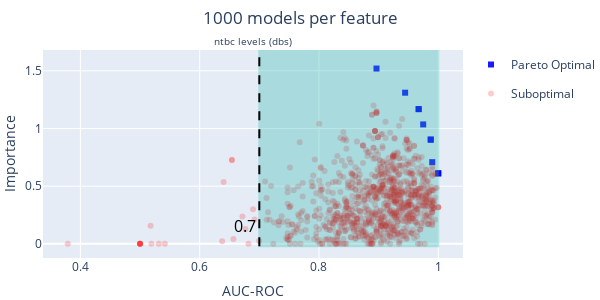

Source (notebook cell):
### Code cell
def plot_all_studies(studies, auc_cutoff, s_cutoff, main_title="", size=None):
    # Calculate average "S" for Pareto optimal trials with AUC > auc_cutoff in each study
    study_avg_S = []
    for study in studies:
        solutions = TwoObjectiveSolutions(study, auc_cutoff, s_cutoff)
        solutions.generate_dataframes()
        pareto_trials = solutions.df[(solutions.df['pareto'] == True) & (solutions.df['AUC'] > auc_cutoff)]
        avg_S = pareto_trials['S'].mean() if not pareto_trials.empty else 0
        study_avg_S.append((study, avg_S))
    
    # Sort studies based on average "S"
    study_avg_S.sort(key=lambda x: x[1], reverse=True)

    num_studies = len(studies)
    num_cols = num_studies if num_studies <= 3 else num_studies // 3 + (num_studies % 3 > 0)
    
    fig = make_subplots(rows=num_cols, cols=1, subplot_titles=[study[0].study_name.replace(" (Alpha-Fet)", "") for study in study_avg_S])
    #fig = make_subplots(rows=1, cols=num_studies, subplot_titles=[study[0].study_name for study in study_avg_S])

    
    max_y = -float('inf')
    min_x = float('inf')
    max_x = -float('inf')

    # Iterate over each study
    for i, (study, _) in enumerate(study_avg_S):
        solutions = TwoObjectiveSolutions(study, auc_cutoff, s_cutoff)
        solutions.generate_dataframes()

        # update the max_y, min_x and max_x for the y-axes and x-axes range 
        max_y = max(max_y, solutions.df["S"].max())
        min_x = min(min_x, solutions.df["AUC"].min())
        max_x = 1.01*max(max_x, solutions.df["AUC"].max())

        # Pareto optimal trials
        pareto_df = solutions.df[solutions.df['pareto'] == True]
        fig.add_trace(go.Scatter(x=pareto_df["AUC"], y=pareto_df["S"], mode='markers', marker_symbol='square', name='Pareto Optimal', legendgroup="group1", marker=dict(color='blue', opacity=0.9), showlegend=(i == 0)), row=(i%3)+1, col=(i//3)+1)
    #fig.add_trace(go.Scatter(x=pareto_df["AUC"], y=pareto_df["S"], mode='markers', marker_symbol='square', name='Pareto Optimal Trials', legendgroup="group1", marker=dict(color='blue', opacity=0.9), showlegend=(i == 0)), row=1, col=i+1)

        # Other trials
        other_trials_df = solutions.df[solutions.df['pareto'] == False]
        fig.add_trace(go.Scatter(x=other_trials_df["AUC"], y=other_trials_df["S"], mode='markers', name='Suboptimal', legendgroup="group2", marker=dict(color='red', opacity=0.2), showlegend=(i == 0)), row=(i%3)+1, col=(i//3)+1)

        # Add rectangle. Note that y1 = 1.1*max_y to ensure the rectangle reaches the end of y-axis in all subplots.
        fig.add_shape(type="rect",
              x0=solutions.auc_cutoff, y0=-0.02,  # y0 = minimum of y-axis range
              x1=1.0, y1=1.1*max_y,  # x1 = 1.0 (end of normalized x-axis), y1 = maximum of y-axis range
              line=dict(color="LightSeaGreen", width=2),
              fillcolor="LightSeaGreen", opacity=0.3,
              row=(i%3)+1, col=(i//3)+1)
        fig.add_shape(type="line",
                  x0=0.7, y0=-0.02,
                  x1=0.7, y1=1.1*max_y,
                  line=dict(color="Black", width=2, dash='dash'),
                  row=(i%3)+1, col=(i//3)+1)

        
        fig.update_yaxes(title_text='Importance', row=(i%3)+1, col=(i//3)+1)
        fig.update_xaxes(title_text='AUC-ROC', row=(i%3)+1, col=(i//3)+1)

    # Update layout to remove margins, show legend, and set main title
    fig.update_layout(
          autosize=False if size else True,
        width=size[0] if size else None,
        height=size[1] if size else None,
        margin=dict(l=0, r=0, t=50, b=0),  # increased top margin
        showlegend=True,
        title={
            'text': main_title,
            'y':.96,
            'x':0.5,
            'xanchor': 'center',
            'yanchor': 'top'}
    )
    
    # Update annotations (subplot titles) to decrease font size
    fig.update_annotations(dict(
            xref="paper",
            yref="paper",
            showarrow=False,
            font=dict(size=10),  # decrease font size to 10
    ))
    # fig.update_yaxes(title_text='Importance', row=(i%3)+1, col=(i//3)+1)
    # fig.update_xaxes(title_text='AUC-ROC', row=(i%3)+1, col=(i//3)+1)
    
    fig.add_annotation(
        x=0.76, y=0.1*max_y,  # this sets the position of the text
        text="0.7",  # this is the text to be displayed
        showarrow=False,  # this ensures that there's no arrow pointing from the text to the position
        xshift=-50,  # shifts the text 50 units to the left
        font=dict(
            size=16,  # sets the font size
            color="Black"  # sets the font color
        ),
        row=(i%3)+1, col=(i//3)+1)
    fig.show()
    return fig

import plotly.io as pio


fig =plot_all_studies([chile[1]], .7, 0, '1000 models per feature', size=(600, 300))
#plot_all_studies(rome, .75, 0, 'rome') 
#plot_all_studies(flor, .75, 0, 'flor') 
# plot_all_studies(italy, .75, 0, 'italy') 
dpi = 300
pio.write_image(fig, 'aa1.png', format='png', scale=dpi/96)

### Figure 1 — Plotly figure (JSON) as saved in the notebook; plotly's stock layout.template omitted (floating-point values rounded to 4 significant figures; data arrays with more than 128 entries replaced by an {"elided": "..."} marker saying what was removed)
{"data": [{"legendgroup": "group1", "marker": {"color": "blue", "opacity": 0.9, "symbol": "square"}, "mode": "markers", "name": "Pareto Optimal", "showlegend": true, "type": "scatter", "x": [0.9672, 0.9672, 0.9899, 1, 0.9874, 0.9874, 0.8965, 1, 0.9747, 0.9444], "xaxis": "x", "y": [1.168, 1.168, 0.708, 0.6111, 0.9035, 0.9035, 1.519, 0.6111, 1.035, 1.31], "yaxis": "y"}, {"legendgroup": "group2", "marker": {"color": "red", "opacity": 0.2}, "mode": "markers", "name": "Suboptimal", "showlegend": true, "type": "scatter", "x": {"elided": "990 float values"}, "xaxis": "x", "y": {"elided": "990 float values"}, "yaxis": "y"}], "layout": {"annotations": [{"font": {"size": 10}, "showarrow": false, "text": "ntbc levels (dbs)", "x": 0.5, "xanchor": "center", "xref": "paper", "y": 1, "yanchor": "bottom", "yref": "paper"}, {"font": {"color": "Black", "size": 16}, "showarrow": false, "text": "0.7", "x": 0.76, "xref": "x", "xshift": -50, "y": 0.1519, "yref": "y"}], "autosize": false, "height": 300, "margin": {"b": 0, "l": 0, "r": 0, "t": 50}, "shapes": [{"fillcolor": "LightSeaGreen", "line": {"color": "LightSeaGreen", "width": 2}, "opacity": 0.3, "type": "rect", "x0": 0.7, "x1": 1, "xref": "x", "y0": -0.02, "y1": 1.671, "yref": "y"}, {"line": {"color": "Black", "dash": "dash", "width": 2}, "type": "line", "x0": 0.7, "x1": 0.7, "xref": "x", "y0": -0.02, "y1": 1.671, "yref": "y"}], "showlegend": true, "title": {"text": "1000 models per feature", "x": 0.5, "xanchor": "center", "y": 0.96, "yanchor": "top"}, "width": 600, "xaxis": {"anchor": "y", "domain": [0, 1], "title": {"text": "AUC-ROC"}}, "yaxis": {"anchor": "x", "domain": [0, 1], "title": {"text": "Importance"}}}}
